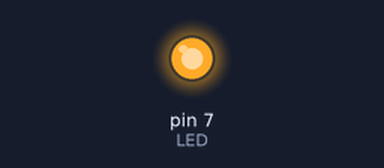
This sketch was run on a simulated Arduino Uno, built with avr-gcc and run on an emulated ATmega328P. Parts: output pins drawn as LEDs (lit = HIGH). At 3.0 s the program stops and its outputs stay as they are.

Above: at 0.5 s.
At 2.7 s:
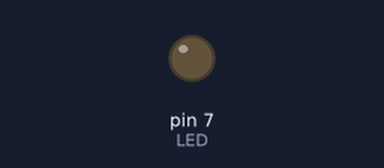
Timing chart, 0 to 3.0 s (numbered marks = the images above):
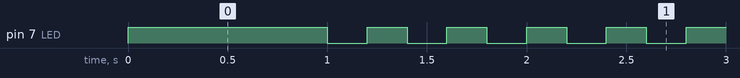

The sketch:

05_practice_2.ino
```cpp
#define LED 7

void setup() {
  // put your setup code here, to run once:
  pinMode(LED, OUTPUT);
}

void loop() {
  // put your main code here, to run repeatedly:
  digitalWrite(LED, HIGH);
  delay(1000);
  for(int i=0; i<5;i++){
    blink();
  }
  digitalWrite(LED, LOW);
  while(1){}

}

void blink(){
  digitalWrite(LED, LOW);
  delay(200);
  digitalWrite(LED, HIGH);
  delay(200);
}
```

Measured:
- by itself, pin 7 (LED): repeats every 0.40 s: LOW 0.20 s, HIGH 0.20 s, until it stays LOW from 3.0 s
